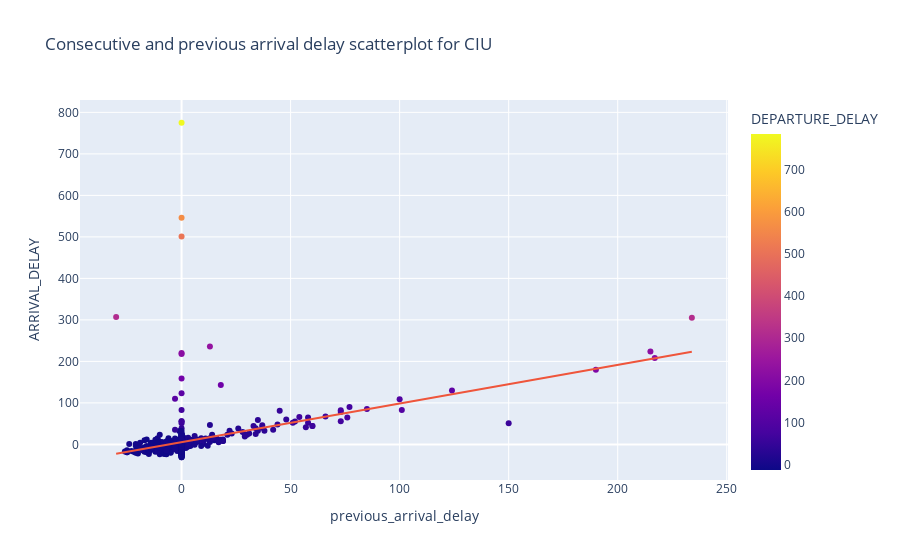

Notebook code cell kept with this figure:
### Code cell
# Please choose the airport to graph relationship :'LGA', 'BOS', 'PHL', 'EWR', 'CLT', 'ORD', 'MIA', 'JFK', 'COS','CIU'
show_relation(temp,'CIU')

### Figure 1 — Plotly figure (JSON) as saved in the notebook; plotly's stock layout.template omitted (floating-point values rounded to 4 significant figures; data arrays with more than 128 entries replaced by an {"elided": "..."} marker saying what was removed)
{"data": [{"hovertemplate": "previous_arrival_delay=%{x}<br>ARRIVAL_DELAY=%{y}<br>DEPARTURE_DELAY=%{marker.color}<extra></extra>", "legendgroup": "", "marker": {"color": {"elided": "569 int values"}, "coloraxis": "coloraxis", "symbol": "circle"}, "mode": "markers", "name": "", "orientation": "v", "showlegend": false, "type": "scatter", "x": {"elided": "569 int values"}, "xaxis": "x", "y": {"elided": "569 int values"}, "yaxis": "y"}, {"hovertemplate": "<b>OLS trendline</b><br>ARRIVAL_DELAY = 0.93109 * previous_arrival_delay + 5.5239<br>R<sup>2</sup>=0.162347<br><br>previous_arrival_delay=%{x}<br>ARRIVAL_DELAY=%{y} <b>(trend)</b><extra></extra>", "legendgroup": "", "marker": {"symbol": "circle"}, "mode": "lines", "name": "", "showlegend": false, "type": "scatter", "x": {"elided": "569 int values"}, "xaxis": "x", "y": {"elided": "569 float values"}, "yaxis": "y"}], "layout": {"coloraxis": {"colorbar": {"title": {"text": "DEPARTURE_DELAY"}}, "colorscale": [[0, "#0d0887"], [0.1111, "#46039f"], [0.2222, "#7201a8"], [0.3333, "#9c179e"], [0.4444, "#bd3786"], [0.5556, "#d8576b"], [0.6667, "#ed7953"], [0.7778, "#fb9f3a"], [0.8889, "#fdca26"], [1, "#f0f921"]]}, "legend": {"tracegroupgap": 0}, "title": {"text": "Consecutive and previous arrival delay scatterplot for CIU"}, "xaxis": {"anchor": "y", "domain": [0, 1], "title": {"text": "previous_arrival_delay"}}, "yaxis": {"anchor": "x", "domain": [0, 1], "title": {"text": "ARRIVAL_DELAY"}}}}
